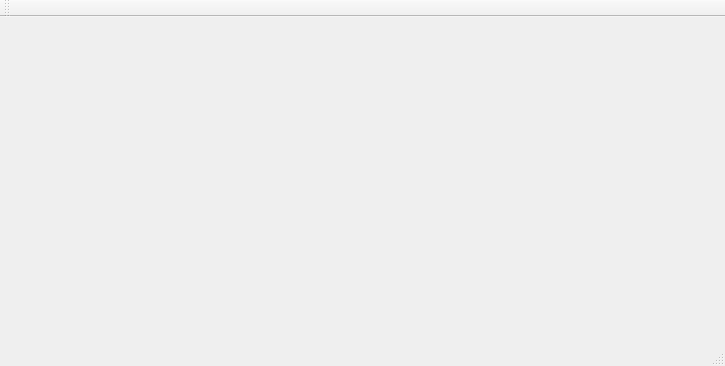
<?xml version="1.0" encoding="UTF-8"?>
<ui version="4.0">
 <class>MainWindow</class>
 <widget class="QMainWindow" name="MainWindow">
  <property name="geometry">
   <rect>
    <x>0</x>
    <y>0</y>
    <width>725</width>
    <height>366</height>
   </rect>
  </property>
  <property name="windowTitle">
   <string>MainWindow</string>
  </property>
  <widget class="QWidget" name="centralWidget">
   <widget class="QWidget" name="gridLayoutWidget">
    <property name="geometry">
     <rect>
      <x>10</x>
      <y>99</y>
      <width>701</width>
      <height>221</height>
     </rect>
    </property>
    <layout class="QGridLayout" name="gridLayout"/>
   </widget>
   <widget class="QLabel" name="wifilabel">
    <property name="geometry">
     <rect>
      <x>564</x>
      <y>10</y>
      <width>51</width>
      <height>30</height>
     </rect>
    </property>
    <property name="text">
     <string/>
    </property>
    <property name="scaledContents">
     <bool>true</bool>
    </property>
   </widget>
   <widget class="QLabel" name="keylabel">
    <property name="geometry">
     <rect>
      <x>504</x>
      <y>10</y>
      <width>47</width>
      <height>30</height>
     </rect>
    </property>
    <property name="text">
     <string/>
    </property>
    <property name="scaledContents">
     <bool>true</bool>
    </property>
   </widget>
   <widget class="QLabel" name="timerlabel">
    <property name="geometry">
     <rect>
      <x>624</x>
      <y>10</y>
      <width>47</width>
      <height>30</height>
     </rect>
    </property>
    <property name="text">
     <string/>
    </property>
   </widget>
   <widget class="QLabel" name="settinglabel">
    <property name="geometry">
     <rect>
      <x>674</x>
      <y>10</y>
      <width>47</width>
      <height>30</height>
     </rect>
    </property>
    <property name="text">
     <string/>
    </property>
    <property name="scaledContents">
     <bool>true</bool>
    </property>
   </widget>
   <widget class="QLabel" name="charginglabel">
    <property name="geometry">
     <rect>
      <x>380</x>
      <y>10</y>
      <width>51</width>
      <height>30</height>
     </rect>
    </property>
    <property name="text">
     <string/>
    </property>
    <property name="scaledContents">
     <bool>true</bool>
    </property>
   </widget>
   <widget class="QLabel" name="bluetoothlabel">
    <property name="geometry">
     <rect>
      <x>440</x>
      <y>10</y>
      <width>51</width>
      <height>30</height>
     </rect>
    </property>
    <property name="text">
     <string/>
    </property>
    <property name="scaledContents">
     <bool>true</bool>
    </property>
   </widget>
  </widget>
  <widget class="QMenuBar" name="menuBar">
   <property name="geometry">
    <rect>
     <x>0</x>
     <y>0</y>
     <width>725</width>
     <height>21</height>
    </rect>
   </property>
  </widget>
  <widget class="QToolBar" name="mainToolBar">
   <attribute name="toolBarArea">
    <enum>TopToolBarArea</enum>
   </attribute>
   <attribute name="toolBarBreak">
    <bool>false</bool>
   </attribute>
  </widget>
  <widget class="QStatusBar" name="statusBar"/>
 </widget>
 <layoutdefault spacing="6" margin="11"/>
 <resources/>
 <connections/>
</ui>
